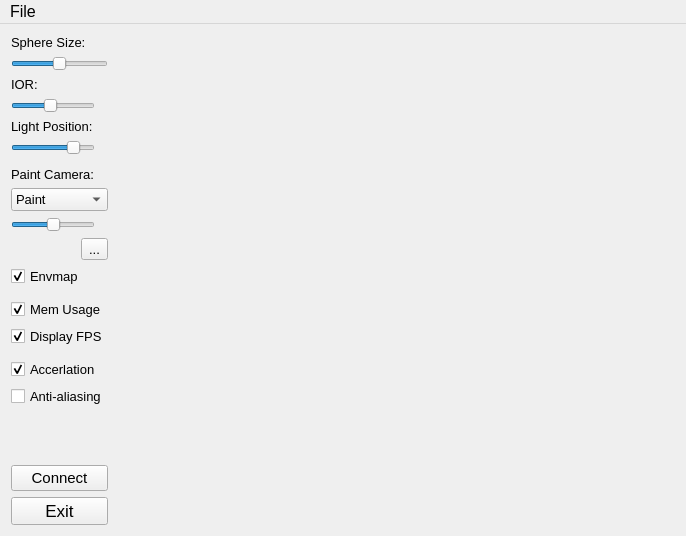
<?xml version="1.0" encoding="UTF-8"?>
<ui version="4.0">
 <class>MainWindow</class>
 <widget class="QMainWindow" name="MainWindow">
  <property name="windowModality">
   <enum>Qt::ApplicationModal</enum>
  </property>
  <property name="enabled">
   <bool>true</bool>
  </property>
  <property name="geometry">
   <rect>
    <x>0</x>
    <y>0</y>
    <width>686</width>
    <height>536</height>
   </rect>
  </property>
  <property name="font">
   <font>
    <pointsize>12</pointsize>
   </font>
  </property>
  <property name="windowTitle">
   <string>MainWindow</string>
  </property>
  <widget class="QWidget" name="centralWidget">
   <layout class="QGridLayout" name="gridLayout_3">
    <item row="0" column="0">
     <layout class="QGridLayout" name="gridLayout">
      <item row="5" column="0">
       <widget class="QSlider" name="Slider_light_position">
        <property name="sizePolicy">
         <sizepolicy hsizetype="Fixed" vsizetype="Fixed">
          <horstretch>0</horstretch>
          <verstretch>0</verstretch>
         </sizepolicy>
        </property>
        <property name="minimum">
         <number>-100</number>
        </property>
        <property name="maximum">
         <number>100</number>
        </property>
        <property name="value">
         <number>60</number>
        </property>
        <property name="orientation">
         <enum>Qt::Horizontal</enum>
        </property>
       </widget>
      </item>
      <item row="2" column="0">
       <widget class="QLabel" name="label_ior">
        <property name="sizePolicy">
         <sizepolicy hsizetype="Preferred" vsizetype="Fixed">
          <horstretch>0</horstretch>
          <verstretch>0</verstretch>
         </sizepolicy>
        </property>
        <property name="font">
         <font>
          <pointsize>10</pointsize>
         </font>
        </property>
        <property name="text">
         <string>IOR:</string>
        </property>
       </widget>
      </item>
      <item row="14" column="0">
       <widget class="QCheckBox" name="checkBox_fps">
        <property name="sizePolicy">
         <sizepolicy hsizetype="Minimum" vsizetype="Fixed">
          <horstretch>0</horstretch>
          <verstretch>0</verstretch>
         </sizepolicy>
        </property>
        <property name="font">
         <font>
          <pointsize>10</pointsize>
         </font>
        </property>
        <property name="text">
         <string>Display FPS</string>
        </property>
        <property name="checked">
         <bool>true</bool>
        </property>
       </widget>
      </item>
      <item row="18" column="0">
       <spacer name="verticalSpacer">
        <property name="orientation">
         <enum>Qt::Vertical</enum>
        </property>
        <property name="sizeHint" stdset="0">
         <size>
          <width>20</width>
          <height>40</height>
         </size>
        </property>
       </spacer>
      </item>
      <item row="15" column="0">
       <widget class="Line" name="line_2">
        <property name="sizePolicy">
         <sizepolicy hsizetype="Minimum" vsizetype="Ignored">
          <horstretch>0</horstretch>
          <verstretch>0</verstretch>
         </sizepolicy>
        </property>
        <property name="orientation">
         <enum>Qt::Horizontal</enum>
        </property>
       </widget>
      </item>
      <item row="10" column="0">
       <widget class="QToolButton" name="toolButton_paint_camera">
        <property name="sizePolicy">
         <sizepolicy hsizetype="Fixed" vsizetype="Fixed">
          <horstretch>0</horstretch>
          <verstretch>0</verstretch>
         </sizepolicy>
        </property>
        <property name="font">
         <font>
          <pointsize>10</pointsize>
         </font>
        </property>
        <property name="layoutDirection">
         <enum>Qt::RightToLeft</enum>
        </property>
        <property name="text">
         <string>...</string>
        </property>
       </widget>
      </item>
      <item row="8" column="0">
       <widget class="QComboBox" name="comboBox_paint_camera">
        <property name="sizePolicy">
         <sizepolicy hsizetype="Ignored" vsizetype="Fixed">
          <horstretch>0</horstretch>
          <verstretch>0</verstretch>
         </sizepolicy>
        </property>
        <property name="font">
         <font>
          <pointsize>10</pointsize>
         </font>
        </property>
        <property name="layoutDirection">
         <enum>Qt::LeftToRight</enum>
        </property>
        <item>
         <property name="text">
          <string>Paint</string>
         </property>
        </item>
        <item>
         <property name="text">
          <string>Pose</string>
         </property>
        </item>
        <item>
         <property name="text">
          <string>Both</string>
         </property>
        </item>
       </widget>
      </item>
      <item row="19" column="0">
       <widget class="QPushButton" name="pushButton_Pubnub">
        <property name="font">
         <font>
          <pointsize>11</pointsize>
         </font>
        </property>
        <property name="text">
         <string>Connect</string>
        </property>
       </widget>
      </item>
      <item row="6" column="0">
       <widget class="Line" name="line_3">
        <property name="sizePolicy">
         <sizepolicy hsizetype="Minimum" vsizetype="Ignored">
          <horstretch>0</horstretch>
          <verstretch>0</verstretch>
         </sizepolicy>
        </property>
        <property name="orientation">
         <enum>Qt::Horizontal</enum>
        </property>
       </widget>
      </item>
      <item row="11" column="0">
       <widget class="QCheckBox" name="checkBox">
        <property name="font">
         <font>
          <pointsize>10</pointsize>
          <italic>false</italic>
          <underline>false</underline>
          <strikeout>false</strikeout>
          <kerning>true</kerning>
         </font>
        </property>
        <property name="text">
         <string>Envmap</string>
        </property>
        <property name="checked">
         <bool>true</bool>
        </property>
       </widget>
      </item>
      <item row="12" column="0">
       <widget class="Line" name="line">
        <property name="sizePolicy">
         <sizepolicy hsizetype="Minimum" vsizetype="Ignored">
          <horstretch>0</horstretch>
          <verstretch>0</verstretch>
         </sizepolicy>
        </property>
        <property name="orientation">
         <enum>Qt::Horizontal</enum>
        </property>
       </widget>
      </item>
      <item row="17" column="0">
       <widget class="QCheckBox" name="checkBox_antialiasing">
        <property name="sizePolicy">
         <sizepolicy hsizetype="Minimum" vsizetype="Fixed">
          <horstretch>0</horstretch>
          <verstretch>0</verstretch>
         </sizepolicy>
        </property>
        <property name="font">
         <font>
          <pointsize>10</pointsize>
         </font>
        </property>
        <property name="text">
         <string>Anti-aliasing</string>
        </property>
        <property name="checked">
         <bool>false</bool>
        </property>
       </widget>
      </item>
      <item row="7" column="0">
       <widget class="QLabel" name="label_paint_camera">
        <property name="sizePolicy">
         <sizepolicy hsizetype="Preferred" vsizetype="Fixed">
          <horstretch>0</horstretch>
          <verstretch>0</verstretch>
         </sizepolicy>
        </property>
        <property name="font">
         <font>
          <pointsize>10</pointsize>
         </font>
        </property>
        <property name="text">
         <string>Paint Camera:</string>
        </property>
       </widget>
      </item>
      <item row="1" column="0">
       <widget class="QSlider" name="Slider_sphere_size">
        <property name="sizePolicy">
         <sizepolicy hsizetype="Preferred" vsizetype="Fixed">
          <horstretch>0</horstretch>
          <verstretch>0</verstretch>
         </sizepolicy>
        </property>
        <property name="font">
         <font>
          <pointsize>12</pointsize>
         </font>
        </property>
        <property name="maximum">
         <number>20</number>
        </property>
        <property name="singleStep">
         <number>1</number>
        </property>
        <property name="sliderPosition">
         <number>10</number>
        </property>
        <property name="orientation">
         <enum>Qt::Horizontal</enum>
        </property>
       </widget>
      </item>
      <item row="3" column="0">
       <widget class="QSlider" name="Slider_ior">
        <property name="sizePolicy">
         <sizepolicy hsizetype="Fixed" vsizetype="Fixed">
          <horstretch>0</horstretch>
          <verstretch>0</verstretch>
         </sizepolicy>
        </property>
        <property name="contextMenuPolicy">
         <enum>Qt::DefaultContextMenu</enum>
        </property>
        <property name="maximum">
         <number>30</number>
        </property>
        <property name="value">
         <number>14</number>
        </property>
        <property name="orientation">
         <enum>Qt::Horizontal</enum>
        </property>
       </widget>
      </item>
      <item row="0" column="0">
       <widget class="QLabel" name="label_sphere_size">
        <property name="sizePolicy">
         <sizepolicy hsizetype="Preferred" vsizetype="Fixed">
          <horstretch>0</horstretch>
          <verstretch>0</verstretch>
         </sizepolicy>
        </property>
        <property name="font">
         <font>
          <pointsize>10</pointsize>
         </font>
        </property>
        <property name="text">
         <string>Sphere Size:</string>
        </property>
       </widget>
      </item>
      <item row="4" column="0">
       <widget class="QLabel" name="label_light_position">
        <property name="sizePolicy">
         <sizepolicy hsizetype="Preferred" vsizetype="Fixed">
          <horstretch>0</horstretch>
          <verstretch>0</verstretch>
         </sizepolicy>
        </property>
        <property name="font">
         <font>
          <pointsize>10</pointsize>
         </font>
        </property>
        <property name="text">
         <string>Light Position:</string>
        </property>
       </widget>
      </item>
      <item row="16" column="0">
       <widget class="QCheckBox" name="checkBox_acceleration">
        <property name="sizePolicy">
         <sizepolicy hsizetype="Minimum" vsizetype="Fixed">
          <horstretch>0</horstretch>
          <verstretch>0</verstretch>
         </sizepolicy>
        </property>
        <property name="font">
         <font>
          <pointsize>10</pointsize>
         </font>
        </property>
        <property name="text">
         <string>Accerlation</string>
        </property>
        <property name="checked">
         <bool>true</bool>
        </property>
       </widget>
      </item>
      <item row="9" column="0">
       <widget class="QSlider" name="Slider_paint_camera">
        <property name="sizePolicy">
         <sizepolicy hsizetype="Fixed" vsizetype="Fixed">
          <horstretch>0</horstretch>
          <verstretch>0</verstretch>
         </sizepolicy>
        </property>
        <property name="minimum">
         <number>-10</number>
        </property>
        <property name="maximum">
         <number>10</number>
        </property>
        <property name="orientation">
         <enum>Qt::Horizontal</enum>
        </property>
       </widget>
      </item>
      <item row="13" column="0">
       <widget class="QCheckBox" name="checkBox_memory">
        <property name="sizePolicy">
         <sizepolicy hsizetype="Minimum" vsizetype="Fixed">
          <horstretch>0</horstretch>
          <verstretch>0</verstretch>
         </sizepolicy>
        </property>
        <property name="font">
         <font>
          <pointsize>10</pointsize>
         </font>
        </property>
        <property name="text">
         <string>Mem Usage</string>
        </property>
        <property name="checked">
         <bool>true</bool>
        </property>
       </widget>
      </item>
      <item row="20" column="0">
       <widget class="QPushButton" name="pushButton_exit">
        <property name="font">
         <font>
          <pointsize>13</pointsize>
         </font>
        </property>
        <property name="layoutDirection">
         <enum>Qt::LeftToRight</enum>
        </property>
        <property name="autoFillBackground">
         <bool>false</bool>
        </property>
        <property name="text">
         <string>Exit</string>
        </property>
        <property name="autoDefault">
         <bool>false</bool>
        </property>
        <property name="default">
         <bool>false</bool>
        </property>
        <property name="flat">
         <bool>false</bool>
        </property>
       </widget>
      </item>
     </layout>
    </item>
    <item row="0" column="2">
     <widget class="glWidget" name="widget" native="true">
      <property name="enabled">
       <bool>true</bool>
      </property>
      <property name="sizePolicy">
       <sizepolicy hsizetype="Expanding" vsizetype="Preferred">
        <horstretch>0</horstretch>
        <verstretch>0</verstretch>
       </sizepolicy>
      </property>
     </widget>
    </item>
   </layout>
  </widget>
  <widget class="QMenuBar" name="menuBar">
   <property name="geometry">
    <rect>
     <x>0</x>
     <y>0</y>
     <width>686</width>
     <height>22</height>
    </rect>
   </property>
   <widget class="QMenu" name="menuFile">
    <property name="title">
     <string>File</string>
    </property>
    <addaction name="actionOpen"/>
    <addaction name="actionNew"/>
   </widget>
   <addaction name="menuFile"/>
  </widget>
  <action name="actionOpen">
   <property name="text">
    <string>Open</string>
   </property>
  </action>
  <action name="actionNew">
   <property name="text">
    <string>New</string>
   </property>
  </action>
 </widget>
 <layoutdefault spacing="6" margin="11"/>
 <customwidgets>
  <customwidget>
   <class>glWidget</class>
   <extends>QWidget</extends>
   <header location="global">glwidget.h</header>
   <container>1</container>
  </customwidget>
 </customwidgets>
 <resources/>
 <connections>
  <connection>
   <sender>pushButton_exit</sender>
   <signal>clicked()</signal>
   <receiver>MainWindow</receiver>
   <slot>close()</slot>
   <hints>
    <hint type="sourcelabel">
     <x>100</x>
     <y>523</y>
    </hint>
    <hint type="destinationlabel">
     <x>356</x>
     <y>77</y>
    </hint>
   </hints>
  </connection>
 </connections>
</ui>
